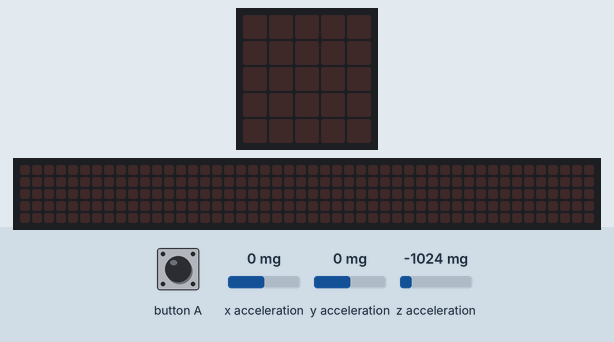
Recording of a program running on a simulated BBC micro:bit running MicroPython. Shown: the board's 5×5 LED display, a strip that is not on the board, showing the scrolling text unrolled. Inputs (shaded band) come from the test bench; at power-on: x acceleration 0 mg, y acceleration 0 mg, z acceleration -1024 mg. The 48×5 strip is a reading aid, not a part: it shows the text the display is scrolling, unrolled, one strip-width of it at a time.

Above: at 1.2 s.
1.3 s: button A pressed for 0.15 s
At 1.37 s:
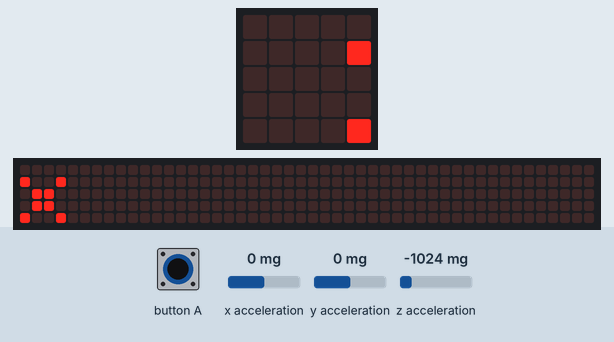
At 4.07 s:
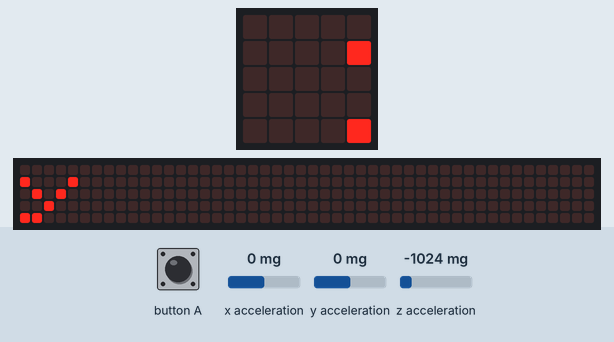
7.3 s: button A pressed for 1 s
11.3 s: x acceleration set to -1440 mg
At 14.77 s:
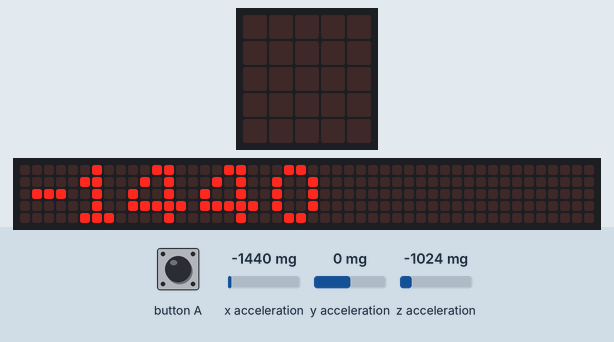

Measured:
- after the input at 1.3 s, the display: changes at once (image 1)

The program:

display_acc_data.py
```python
from microbit import *


def display_acc_data():
    my_send = accelerometer.get_values()
    display.scroll("x")
    display.scroll(str(my_send[0]))
    display.scroll("y")
    display.scroll(str(my_send[1]))
    display.scroll("z")
    display.scroll(str(my_send[2]))
    sleep(800)

while True:
  if button_a.was_pressed():
    display_acc_data()
```
